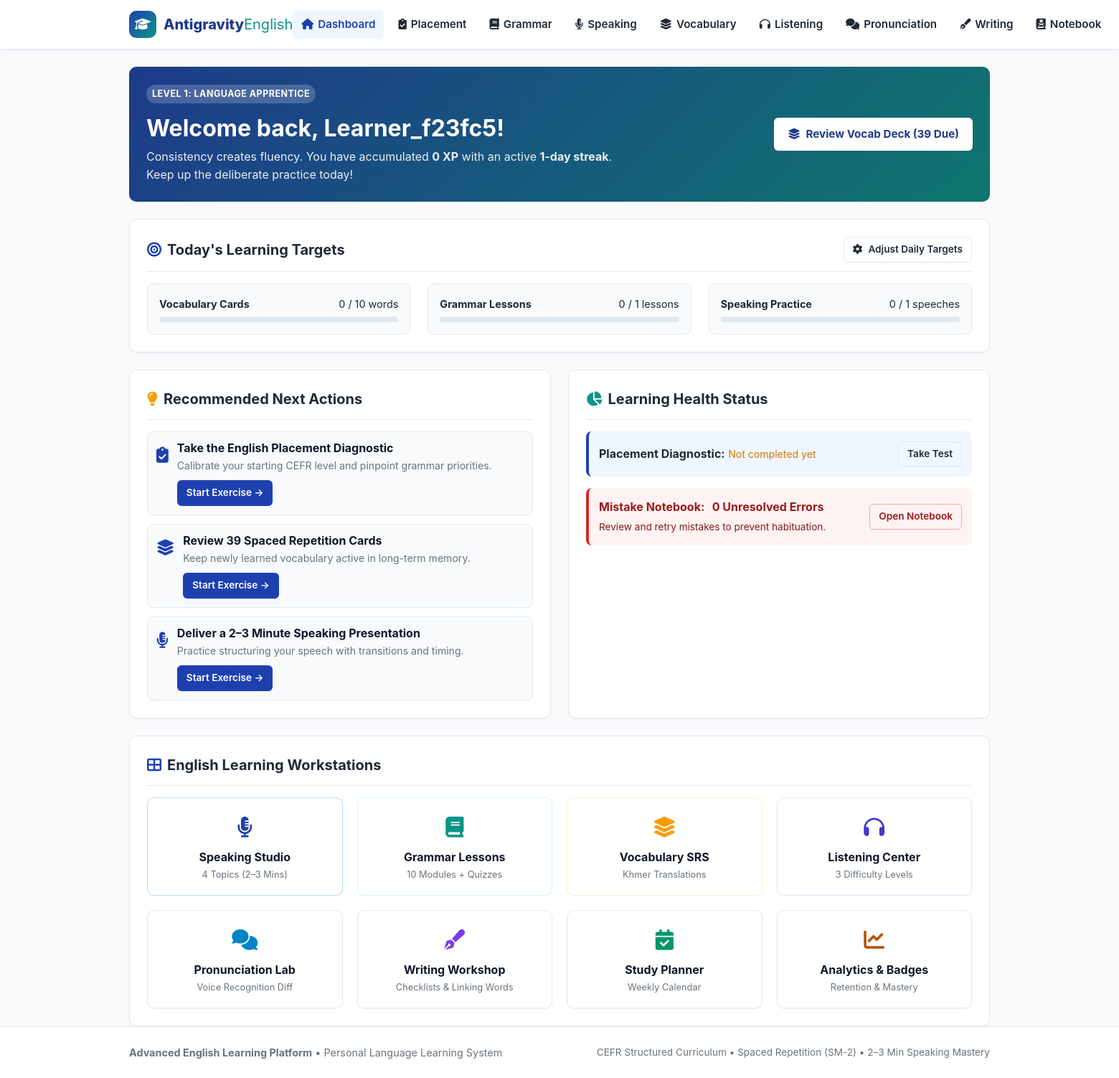
/dashboard (signed in), run on the app's committed database.
### tables this page shows
CREATE TABLE users (
    id INTEGER PRIMARY KEY AUTOINCREMENT,
    username TEXT UNIQUE NOT NULL,
    email TEXT UNIQUE,
    password_hash TEXT NOT NULL,
    is_guest INTEGER DEFAULT 0,
    xp INTEGER DEFAULT 0,
    streak_days INTEGER DEFAULT 1,
    last_active_date TEXT,
    daily_goal_minutes INTEGER DEFAULT 20,
    daily_goal_words INTEGER DEFAULT 10,
    daily_goal_lessons INTEGER DEFAULT 1,
    daily_goal_speaking INTEGER DEFAULT 1,
    voice_speed REAL DEFAULT 1.0,
    created_at TIMESTAMP DEFAULT CURRENT_TIMESTAMP
);

### routes/dashboard.py (the view)
@bp.route('/dashboard')
@login_required
def index():
    user_id = session['user_id']
    update_study_streak(user_id)
    analytics = get_user_dashboard_analytics(user_id)
    db = get_db()
    cur = db.execute("SELECT * FROM placement_tests WHERE user_id = ? ORDER BY completed_at DESC LIMIT 1", (user_id,))
    latest_placement = cur.fetchone()
    cur = db.execute("SELECT COUNT(*) as count FROM mistake_notebook WHERE user_id = ? AND is_understood = 0", (user_id,))
    unresolved_mistakes = cur.fetchone()['count']
    from datetime import date
    today_str = date.today().isoformat()
    cur = db.execute("SELECT * FROM study_planner WHERE user_id = ? AND plan_date = ? ORDER BY is_completed ASC, id ASC", (user_id, today_str))
    planner_tasks = cur.fetchall()
    cur = db.execute("""
        SELECT COUNT(*) as count FROM user_vocabulary
        WHERE user_id = ? AND last_reviewed_date = ?
    """, (user_id, today_str))
    vocab_done_today = cur.fetchone()['count']
    cur = db.execute("""
        SELECT COUNT(DISTINCT lesson_id) as count FROM quiz_attempts
        WHERE user_id = ? AND DATE(created_at) = ?
    """, (user_id, today_str))
    lessons_done_today = cur.fetchone()['count']
    cur = db.execute("""
        SELECT COUNT(*) as count FROM speaking_submissions
        WHERE user_id = ? AND DATE(created_at) = ?
    """, (user_id, today_str))
    speaking_done_today = cur.fetchone()['count']
    daily_goals = {
        "words_target": analytics['user']['daily_goal_words'],
        "words_actual": vocab_done_today,
        "words_pct": min(100, int((vocab_done_today / max(1, analytics['user']['daily_goal_words'])) * 100)),
        "lessons_target": analytics['user']['daily_goal_lessons'],
        "lessons_actual": lessons_done_today,
        "lessons_pct": min(100, int((lessons_done_today / max(1, analytics['user']['daily_goal_lessons'])) * 100)),
        "speaking_target": analytics['user']['daily_goal_speaking'],
        "speaking_actual": speaking_done_today,
        "speaking_pct": min(100, int((speaking_done_today / max(1, analytics['user']['daily_goal_speaking'])) * 100))
    }
    return render_template(
        'dashboard.html',
        analytics=analytics,
        latest_placement=latest_placement,
        unresolved_mistakes=unresolved_mistakes,
        planner_tasks=planner_tasks,
        daily_goals=daily_goals
    )

### templates/dashboard.html (shortened to what this page needs)
{% extends "base.html" %}
{% block content %}
<div class="card" style="margin-bottom:24px;background:linear-gradient(135deg, #1e3a8a, #0f766e);color:#ffffff;border:none;">
  <div style="display:flex;justify-content:space-between;align-items:center;flex-wrap:wrap;gap:16px;">
    <div>
      <span class="badge" style="background:rgba(255,255,255,0.2);color:#ffffff;margin-bottom:8px;">
        Level {{ analytics.level_num }}: {{ analytics.rank_title }}
      </span>
      <h1 style="color:#ffffff;font-size:2rem;margin:6px 0;">Welcome back, {{ analytics.user.username }}!</h1>
      <p style="opacity:0.9;max-width:650px;">
        Consistency creates fluency. You have accumulated <strong>{{ analytics.user.xp }} XP</strong> with an active
        <strong>{{ analytics.user.streak_days or 1 }}-day streak</strong>. Keep up the deliberate practice today!
      </p>
    </div>
    <div style="text-align:right;">
      <a href="{{ url_for('vocabulary.index') }}" class="btn" style="background:#ffffff;color:var(--primary-dark);font-weight:700;">
        <i class="fas fa-layer-group"></i> Review Vocab Deck ({{ analytics.vocab_stats.due_today }} Due)
      </a>
    </div>
  </div>
</div>
<div class="card" style="margin-bottom:24px;">
  <div class="card-header">
    <div class="card-title">
      <i class="fas fa-bullseye" style="color:var(--primary);"></i> Today's Learning Targets
    </div>
    <a href="{{ url_for('planner.index') }}" class="btn btn-outline btn-sm">
      <i class="fas fa-cog"></i> Adjust Daily Targets
    </a>
  </div>
  <div class="grid-3">
    <div style="background:#f8fafc;padding:16px;border-radius:8px;border:1px solid #e2e8f0;">
      <div style="display:flex;justify-content:space-between;margin-bottom:6px;font-size:0.9rem;">
        <strong>Vocabulary Cards</strong>
        <span>{{ daily_goals.words_actual }} / {{ daily_goals.words_target }} words</span>
      </div>
      <div style="height:8px;background:#e2e8f0;border-radius:4px;overflow:hidden;">
      </div>
    </div>
    <div style="background:#f8fafc;padding:16px;border-radius:8px;border:1px solid #e2e8f0;">
      <div style="display:flex;justify-content:space-between;margin-bottom:6px;font-size:0.9rem;">
        <strong>Grammar Lessons</strong>
        <span>{{ daily_goals.lessons_actual }} / {{ daily_goals.lessons_target }} lessons</span>
      </div>
      <div style="height:8px;background:#e2e8f0;border-radius:4px;overflow:hidden;">
      </div>
    </div>
    <div style="background:#f8fafc;padding:16px;border-radius:8px;border:1px solid #e2e8f0;">
      <div style="display:flex;justify-content:space-between;margin-bottom:6px;font-size:0.9rem;">
        <strong>Speaking Practice</strong>
        <span>{{ daily_goals.speaking_actual }} / {{ daily_goals.speaking_target }} speeches</span>
      </div>
      <div style="height:8px;background:#e2e8f0;border-radius:4px;overflow:hidden;">
      </div>
    </div>
  </div>
</div>
<div class="grid-2" style="margin-bottom:24px;">
  <div class="card">
    <div class="card-header">
      <div class="card-title">
        <i class="fas fa-lightbulb" style="color:var(--accent);"></i> Recommended Next Actions
      </div>
    </div>
    <div style="display:flex;flex-direction:column;gap:12px;">
      {% for rec in analytics.recommendations %}
        <div style="display:flex;align-items:flex-start;gap:12px;padding:12px;background:#f8fafc;border-radius:8px;border:1px solid #e2e8f0;">
          <div style="font-size:1.4rem;color:var(--primary);margin-top:2px;">
            <i class="{{ rec.icon }}"></i>
          </div>
          <div style="flex:1;">
            <h4 style="font-size:1rem;margin-bottom:4px;">{{ rec.title }}</h4>
            <p style="font-size:0.88rem;color:var(--text-muted);margin-bottom:8px;">{{ rec.desc }}</p>
            <a href="{{ rec.link }}" class="btn btn-sm btn-primary">Start Exercise &rarr;</a>
          </div>
        </div>
      {% endfor %}
    </div>
  </div>
  <div class="card">
    <div class="card-header">
      <div class="card-title">
        <i class="fas fa-chart-pie" style="color:var(--secondary);"></i> Learning Health Status
      </div>
    </div>
    <div style="margin-bottom:16px;padding:14px;background:#eff6ff;border-radius:8px;border-left:4px solid var(--primary);">
      <div style="display:flex;justify-content:space-between;align-items:center;">
        <div>
          <strong>Placement Diagnostic:</strong>
          {% if latest_placement %}
            <span class="badge badge-b1" style="margin-left:6px;">{{ latest_placement.level_assessment }}</span>
            <div style="font-size:0.85rem;color:var(--text-muted);margin-top:4px;">
              Score: {{ latest_placement.total_score }} / {{ latest_placement.max_score }} &bull; Completed: {{ latest_placement.completed_at[:10] }}
            </div>
          {% else %}
            <span style="color:#d97706;font-size:0.88rem;">Not completed yet</span>
          {% endif %}
        </div>
        <a href="{{ url_for('placement.index') }}" class="btn btn-outline btn-sm">
          {% if latest_placement %}Retake Test{% else %}Take Test{% endif %}
        </a>
      </div>
    </div>
    <div style="padding:14px;background:#fef2f2;border-radius:8px;border-left:4px solid var(--danger);">
      <div style="display:flex;justify-content:space-between;align-items:center;">
        <div>
          <strong style="color:#991b1b;">Mistake Notebook:</strong>
          <span style="font-weight:700;color:#991b1b;margin-left:6px;">{{ unresolved_mistakes }} Unresolved Errors</span>
          <div style="font-size:0.85rem;color:#7f1d1d;margin-top:4px;">
            Review and retry mistakes to prevent habituation.
          </div>
        </div>
        <a href="{{ url_for('mistakes.index') }}" class="btn btn-sm btn-outline" style="border-color:#fca5a5;color:#991b1b;">
          Open Notebook
        </a>
      </div>
    </div>
  </div>
</div>
<div class="card">
  <div class="card-header">
    <div class="card-title">
      <i class="fas fa-th-large" style="color:var(--primary);"></i> English Learning Workstations
    </div>
  </div>
  <div class="grid-4">
    <a href="{{ url_for('speaking.index') }}" class="card" style="text-align:center;padding:18px 12px;border-color:#bfdbfe;text-decoration:none;">
      <div style="font-size:1.8rem;color:var(--primary);margin-bottom:8px;"><i class="fas fa-microphone-alt"></i></div>
      <h4 style="color:#0f172a;margin-bottom:4px;font-size:1rem;">Speaking Studio</h4>
      <div style="font-size:0.8rem;color:var(--text-muted);">4 Topics (2–3 Mins)</div>
    </a>
    <a href="{{ url_for('grammar.index') }}" class="card" style="text-align:center;padding:18px 12px;border-color:#ccfbf1;text-decoration:none;">
      <div style="font-size:1.8rem;color:var(--secondary);margin-bottom:8px;"><i class="fas fa-book"></i></div>
      <h4 style="color:#0f172a;margin-bottom:4px;font-size:1rem;">Grammar Lessons</h4>
      <div style="font-size:0.8rem;color:var(--text-muted);">10 Modules + Quizzes</div>
    </a>
    <a href="{{ url_for('vocabulary.index') }}" class="card" style="text-align:center;padding:18px 12px;border-color:#fef3c7;text-decoration:none;">
      <div style="font-size:1.8rem;color:var(--accent);margin-bottom:8px;"><i class="fas fa-layer-group"></i></div>
      <h4 style="color:#0f172a;margin-bottom:4px;font-size:1rem;">Vocabulary SRS</h4>
      <div style="font-size:0.8rem;color:var(--text-muted);">Khmer Translations</div>
    </a>
    <a href="{{ url_for('listening.index') }}" class="card" style="text-align:center;padding:18px 12px;border-color:#e0e7ff;text-decoration:none;">
      <div style="font-size:1.8rem;color:#4338ca;margin-bottom:8px;"><i class="fas fa-headphones"></i></div>
      <h4 style="color:#0f172a;margin-bottom:4px;font-size:1rem;">Listening Center</h4>
      <div style="font-size:0.8rem;color:var(--text-muted);">3 Difficulty Levels</div>
    </a>
    <a href="{{ url_for('pronunciation.index') }}" class="card" style="text-align:center;padding:18px 12px;border-color:#e2e8f0;text-decoration:none;">
      <div style="font-size:1.8rem;color:#0284c7;margin-bottom:8px;"><i class="fas fa-comments"></i></div>
      <h4 style="color:#0f172a;margin-bottom:4px;font-size:1rem;">Pronunciation Lab</h4>
      <div style="font-size:0.8rem;color:var(--text-muted);">Voice Recognition Diff</div>
    </a>
    <a href="{{ url_for('writing.index') }}" class="card" style="text-align:center;padding:18px 12px;border-color:#e2e8f0;text-decoration:none;">
      <div style="font-size:1.8rem;color:#7c3aed;margin-bottom:8px;"><i class="fas fa-pen-fancy"></i></div>
      <h4 style="color:#0f172a;margin-bottom:4px;font-size:1rem;">Writing Workshop</h4>
      <div style="font-size:0.8rem;color:var(--text-muted);">Checklists & Linking Words</div>
    </a>
    <a href="{{ url_for('planner.index') }}" class="card" style="text-align:center;padding:18px 12px;border-color:#e2e8f0;text-decoration:none;">
      <div style="font-size:1.8rem;color:#059669;margin-bottom:8px;"><i class="fas fa-calendar-check"></i></div>
      <h4 style="color:#0f172a;margin-bottom:4px;font-size:1rem;">Study Planner</h4>
      <div style="font-size:0.8rem;color:var(--text-muted);">Weekly Calendar</div>
    </a>
    <a href="{{ url_for('progress.index') }}" class="card" style="text-align:center;padding:18px 12px;border-color:#e2e8f0;text-decoration:none;">
      <div style="font-size:1.8rem;color:#b45309;margin-bottom:8px;"><i class="fas fa-chart-line"></i></div>
      <h4 style="color:#0f172a;margin-bottom:4px;font-size:1rem;">Analytics & Badges</h4>
      <div style="font-size:0.8rem;color:var(--text-muted);">Retention & Mastery</div>
    </a>
  </div>
</div>
{% endblock %}

### data on the page
users: user.username "Learner_f23fc5", user.xp "0", user "1"

### other printed values
{{ analytics.level_num }} "1"
{{ analytics.rank_title }} "LANGUAGE APPRENTICE"
{{ analytics.vocab_stats.due_today }} "39"
{{ daily_goals.words_actual }} "0"
{{ daily_goals.words_target }} "10"
{{ daily_goals.lessons_actual }} "0"
{{ daily_goals.lessons_target }} "1"
{{ daily_goals.speaking_actual }} "0"
{{ daily_goals.speaking_target }} "1"
{{ rec.title }} "Take the English Placement Diagnostic" "Review 39 Spaced Repetition Cards" "Deliver a 2–3 Minute Speaking Presentation"
{{ rec.desc }} "Calibrate your starting CEFR level and pinpoint grammar priorities." "Keep newly learned vocabulary active in long-term memory." "Practice structuring your speech with transitions and timing."
{{ unresolved_mistakes }} "0"
